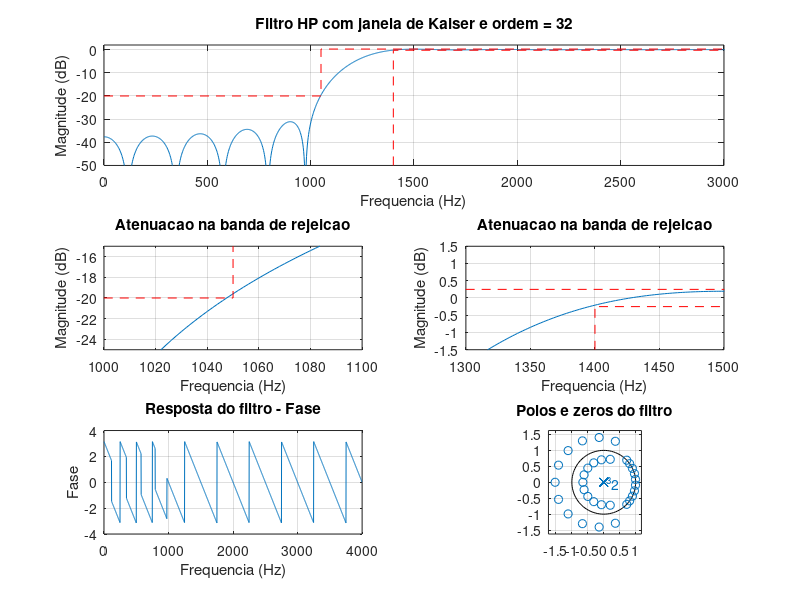

Write the MATLAB code that produced this figure.
close all; clear all; clc;

%% Parametros iniciais

%Atenuacoes de stopband e de passagem (dB)
As = 20;
Ap = 0.5;

%Frequencias de stopband e de passagem (Hz)
fs = 1050;
fp = 1400;

%Frequencia de amostragem (Hz)
fa = 8e3;

%% Obtencao de parametros do filtro atraves da funcao kaiserord

%ordem minima: n - (fp-fs)/(f_sobra_embaixo + f_sobra_cima)
%verifica se passou alguma coisa e desconta do outro lado (d_f)

d_f = 25; %ajuste de frequencia -> verificado apos alterar a ordem
f = [fs fp] - d_f;
mags = [0 1]; %magnitude nas frequencias especificadas em f
devs = [10^(-As/20) (10^(Ap/20)-1)/(10^(Ap/20)+1)];
% devs = [0.1 0.03]; % magnitude do ripple na stopband e na banda de passagem

%beta controla a janela
%Ordem, bandas de freq normalizadas, fator beta e tipo do filtro
[n, Wn, beta, ftype] = kaiserord(f, mags, devs, fa);

%% Projeto do filtro com a funcao fir
n_ajust = ceil(n - ((fp -fs) / (48+6))); %ajuste da ordem de acordo com a folga analisada no grafico
h = fir1(n_ajust, Wn, ftype, kaiser(n_ajust+1, beta), 'noscale');
[Hw, w] = freqz(h, 1, 2e3);

%% Plots
figure(1)
subplot(3,2,1:2)
plot(w*fa/2/pi, 20*log10(abs(Hw)));
grid on; hold on;
plot([0 fs fs 3000], [-As -As Ap/2 Ap/2], '--r');
plot([fp fp 3000], -[50 Ap/2 Ap/2], '--r');
axis([0 3000 -50 2])
title(['Filtro HP com janela de Kaiser e ordem = ' num2str(n_ajust)]);
ylabel('Magnitude (dB)'); xlabel('Frequencia (Hz)');
hold off;

subplot(3,2,3)
plot(w*fa/2/pi, 20*log10(abs(Hw)));
grid on; hold on;
plot([0 fs fs 3000], [-As -As Ap/2 Ap/2], '--r');
plot([fp fp 3000], -[50 Ap/2 Ap/2], '--r');
axis([1000 1100 -25 -15])
title('Atenuacao na banda de rejeicao');
ylabel('Magnitude (dB)'); xlabel('Frequencia (Hz)');
hold off;

subplot(3,2,4)
plot(w*fa/2/pi, 20*log10(abs(Hw)));
grid on; hold on;
plot([0 fs fs 3000], [-As -As Ap/2 Ap/2], '--r');
plot([fp fp 3000], -[50 Ap/2 Ap/2], '--r');
axis([1300 1500 -1.5 1.5])
title('Atenuacao na banda de rejeicao');
ylabel('Magnitude (dB)'); xlabel('Frequencia (Hz)');
hold off;

subplot(3,2,5)
plot(w*fa/2/pi, angle(Hw)); grid on;
ylabel('Fase'); xlabel('Frequencia (Hz)');
title('Resposta do filtro - Fase');

subplot(3,2,6)
zplane(h, 1);
title('Polos e zeros do filtro'); grid on;